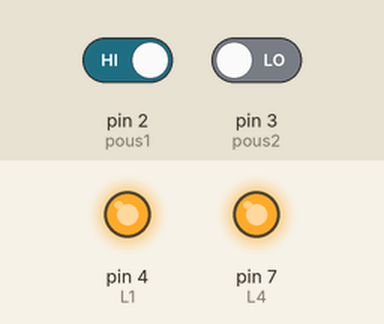
A sketch run on a simulated Arduino Uno, built with avr-gcc and run on an emulated ATmega328P. Parts: output pins drawn as LEDs (lit = HIGH). Dashed ring = blinking. Inputs (shaded band) come from the test bench; at power-on: pin 3 (pous2) LOW, pin 2 (pous1) HIGH. Pins used as bus, display or sensor lines are not drawn.

Above: at 2.3 s.
2.4 s: pin 3 (pous2) driven HIGH
At 3.4 s:
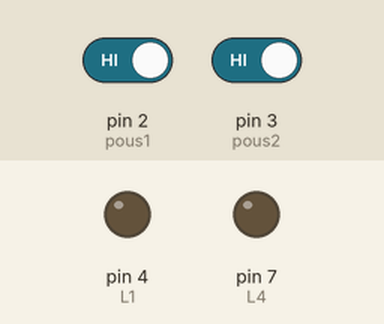
4.5 s: pin 2 (pous1) driven LOW
At 5.9 s:
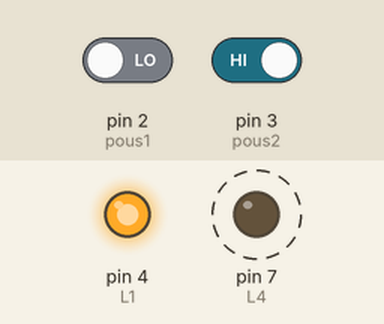
9.5 s: pin 2 (pous1) driven HIGH
At 10.4 s:
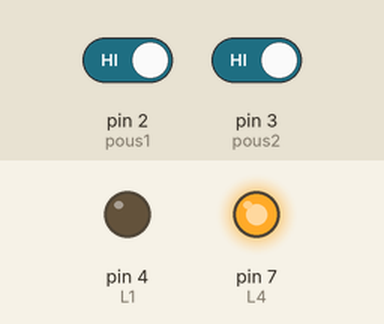
12.0 s: pin 3 (pous2) driven LOW
At 12.7 s:
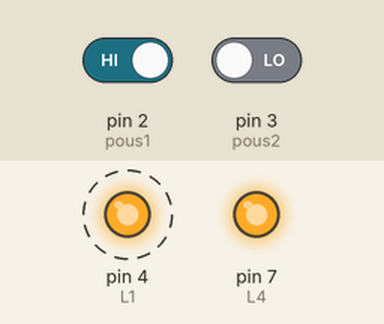
Timing chart, 0 to 18.0 s (numbered marks = the images above; inputs shaded):
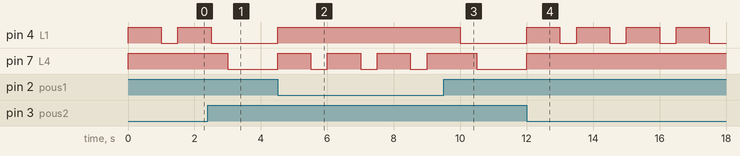

Measured:
- after the input at 2.4 s, pin 4 (L1): goes on until 2.5 s, then stays LOW; pin 7 (L4): HIGH → LOW after 0.60 s
- after the input at 4.5 s, pin 4 (L1): LOW → HIGH at once; pin 7 (L4): alternates HIGH for 1.0 s and LOW for 0.50 s, starting at once
- after the input at 9.5 s, pin 4 (L1): HIGH → LOW after 0.50 s
- after the input at 12.0 s, pin 4 (L1): alternates HIGH for 1.0 s and LOW for 0.50 s, starting at once; pin 7 (L4): LOW → HIGH at once

The sketch:

commande-d-un-robot-mobile-devoir-de-programmation.ino
```cpp
#define pous1 2
#define pous2 3
#define L1 4
#define L2 5
#define L3 6
#define L4 7

void setup() {
  pinMode(pous1, INPUT);
  pinMode(pous2, INPUT);
  pinMode(L1, OUTPUT);
  pinMode(L2, OUTPUT);
  pinMode(L3, OUTPUT);
  pinMode(L4, OUTPUT);
}

void loop() {

    digitalWrite(L2,HIGH);
    digitalWrite(L3,HIGH);

    digitalWrite(L1,LOW);
    digitalWrite(L4,LOW);

  if(!(digitalRead(pous1)&&digitalRead(pous2))){

    digitalWrite(L2,LOW);
    digitalWrite(L3,LOW);

    digitalWrite(L1,HIGH);
    digitalWrite(L4,HIGH);
    delay(1000);
    if(digitalRead(pous1)){
      digitalWrite(L2,HIGH);
      digitalWrite(L3,LOW);

      digitalWrite(L1,LOW);
      digitalWrite(L4,HIGH);
      delay(500);
    }
    else if(digitalRead(pous2)){
      digitalWrite(L2,LOW);
      digitalWrite(L3,HIGH);

      digitalWrite(L1,HIGH);
      digitalWrite(L4,LOW);
      delay(500);
    }


  }


  }
```
